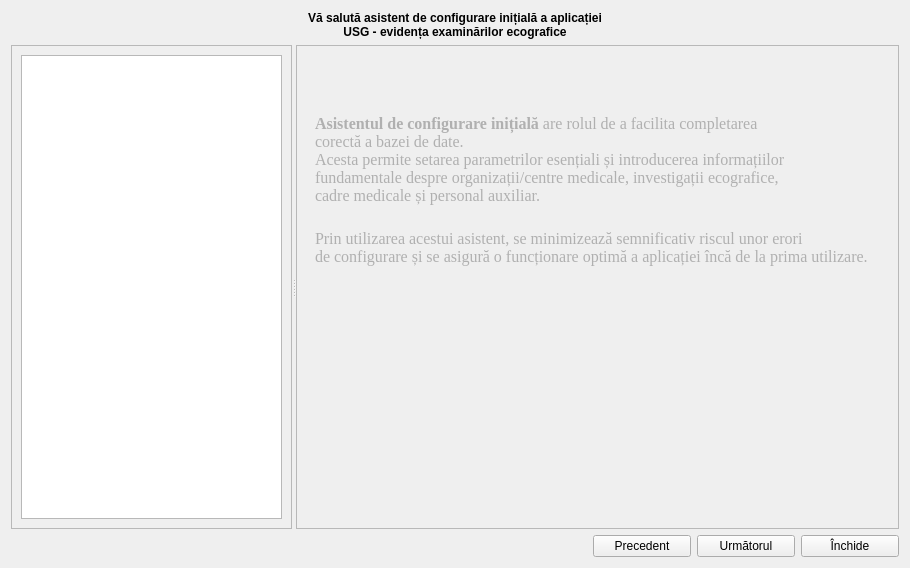
<?xml version="1.0" encoding="UTF-8"?>
<ui version="4.0">
 <class>FirstRunWizard</class>
 <widget class="QDialog" name="FirstRunWizard">
  <property name="geometry">
   <rect>
    <x>0</x>
    <y>0</y>
    <width>910</width>
    <height>568</height>
   </rect>
  </property>
  <property name="windowTitle">
   <string>Dialog</string>
  </property>
  <layout class="QGridLayout" name="gridLayout">
   <item row="0" column="0">
    <widget class="QLabel" name="label">
     <property name="sizePolicy">
      <sizepolicy hsizetype="Expanding" vsizetype="Preferred">
       <horstretch>0</horstretch>
       <verstretch>0</verstretch>
      </sizepolicy>
     </property>
     <property name="font">
      <font>
       <bold>true</bold>
      </font>
     </property>
     <property name="text">
      <string>&lt;html&gt;&lt;head/&gt;&lt;body&gt;&lt;p&gt;Vă salută asistent de configurare inițială a aplicației&lt;br/&gt;USG - evidența examinărilor ecografice&lt;/p&gt;&lt;/body&gt;&lt;/html&gt;</string>
     </property>
     <property name="alignment">
      <set>Qt::AlignCenter</set>
     </property>
    </widget>
   </item>
   <item row="1" column="0">
    <widget class="QSplitter" name="splitter">
     <property name="sizePolicy">
      <sizepolicy hsizetype="Expanding" vsizetype="Expanding">
       <horstretch>0</horstretch>
       <verstretch>0</verstretch>
      </sizepolicy>
     </property>
     <property name="orientation">
      <enum>Qt::Horizontal</enum>
     </property>
     <widget class="QFrame" name="frame">
      <property name="sizePolicy">
       <sizepolicy hsizetype="Expanding" vsizetype="Expanding">
        <horstretch>0</horstretch>
        <verstretch>0</verstretch>
       </sizepolicy>
      </property>
      <property name="maximumSize">
       <size>
        <width>16777215</width>
        <height>16777215</height>
       </size>
      </property>
      <property name="frameShape">
       <enum>QFrame::StyledPanel</enum>
      </property>
      <property name="frameShadow">
       <enum>QFrame::Raised</enum>
      </property>
      <layout class="QGridLayout" name="gridLayout_2">
       <item row="0" column="0">
        <widget class="QListView" name="listView">
         <property name="minimumSize">
          <size>
           <width>160</width>
           <height>0</height>
          </size>
         </property>
        </widget>
       </item>
      </layout>
     </widget>
     <widget class="QFrame" name="frame_2">
      <property name="frameShape">
       <enum>QFrame::StyledPanel</enum>
      </property>
      <property name="frameShadow">
       <enum>QFrame::Raised</enum>
      </property>
      <layout class="QGridLayout" name="gridLayout_3">
       <item row="0" column="0">
        <widget class="QStackedWidget" name="stackedWidget">
         <property name="currentIndex">
          <number>0</number>
         </property>
         <widget class="QWidget" name="page">
          <layout class="QGridLayout" name="gridLayout_4">
           <item row="0" column="0">
            <spacer name="verticalSpacer_2">
             <property name="orientation">
              <enum>Qt::Vertical</enum>
             </property>
             <property name="sizeType">
              <enum>QSizePolicy::Preferred</enum>
             </property>
             <property name="sizeHint" stdset="0">
              <size>
               <width>20</width>
               <height>50</height>
              </size>
             </property>
            </spacer>
           </item>
           <item row="2" column="0">
            <widget class="QLabel" name="label_10">
             <property name="font">
              <font>
               <family>Times New Roman</family>
               <pointsize>12</pointsize>
              </font>
             </property>
             <property name="styleSheet">
              <string notr="true">color: rgb(176, 176, 176);</string>
             </property>
             <property name="text">
              <string>&lt;br&gt;Prin utilizarea acestui asistent, se minimizează semnificativ riscul unor erori &lt;br&gt;de configurare și se asigură o funcționare optimă a aplicației încă de la prima utilizare.</string>
             </property>
             <property name="alignment">
              <set>Qt::AlignLeading|Qt::AlignLeft|Qt::AlignVCenter</set>
             </property>
            </widget>
           </item>
           <item row="1" column="0">
            <widget class="QLabel" name="label_9">
             <property name="font">
              <font>
               <family>Times New Roman</family>
               <pointsize>12</pointsize>
              </font>
             </property>
             <property name="styleSheet">
              <string notr="true">color: rgb(176, 176, 176);</string>
             </property>
             <property name="text">
              <string>&lt;html&gt;&lt;head/&gt;&lt;body&gt;&lt;p&gt;&lt;b&gt;Asistentul de configurare inițială&lt;/b&gt; are rolul de a facilita completarea &lt;br&gt;corectă a bazei de date.&lt;br&gt;Acesta permite setarea parametrilor esențiali și introducerea informațiilor
 &lt;br&gt;fundamentale despre organizații/centre medicale, investigații ecografice,&lt;br&gt; cadre medicale și personal auxiliar.&lt;/p&gt;&lt;/body&gt;&lt;/html&gt;</string>
             </property>
             <property name="alignment">
              <set>Qt::AlignLeading|Qt::AlignLeft|Qt::AlignVCenter</set>
             </property>
            </widget>
           </item>
           <item row="3" column="0">
            <spacer name="verticalSpacer">
             <property name="orientation">
              <enum>Qt::Vertical</enum>
             </property>
             <property name="sizeHint" stdset="0">
              <size>
               <width>20</width>
               <height>40</height>
              </size>
             </property>
            </spacer>
           </item>
          </layout>
         </widget>
         <widget class="QWidget" name="page_2">
          <layout class="QGridLayout" name="gridLayout_5">
           <item row="1" column="0">
            <widget class="QPushButton" name="btnLoadInvestigations">
             <property name="maximumSize">
              <size>
               <width>98</width>
               <height>16777215</height>
              </size>
             </property>
             <property name="layoutDirection">
              <enum>Qt::LeftToRight</enum>
             </property>
             <property name="text">
              <string>Încarcă</string>
             </property>
             <property name="icon">
              <iconset resource="../resource.qrc">
               <normaloff>:/img/right-arrow.png</normaloff>:/img/right-arrow.png</iconset>
             </property>
            </widget>
           </item>
           <item row="2" column="0" colspan="2">
            <widget class="QTableView" name="tableView"/>
           </item>
           <item row="1" column="1">
            <spacer name="horizontalSpacer_2">
             <property name="orientation">
              <enum>Qt::Horizontal</enum>
             </property>
             <property name="sizeHint" stdset="0">
              <size>
               <width>40</width>
               <height>20</height>
              </size>
             </property>
            </spacer>
           </item>
           <item row="3" column="0" colspan="2">
            <widget class="QProgressBar" name="progressBar">
             <property name="value">
              <number>24</number>
             </property>
            </widget>
           </item>
           <item row="0" column="0" colspan="2">
            <widget class="QLabel" name="label_3">
             <property name="sizePolicy">
              <sizepolicy hsizetype="Expanding" vsizetype="Preferred">
               <horstretch>0</horstretch>
               <verstretch>0</verstretch>
              </sizepolicy>
             </property>
             <property name="styleSheet">
              <string notr="true">color: rgb(0, 191, 255);</string>
             </property>
             <property name="text">
              <string>Clasificatorul ”Investigații”</string>
             </property>
             <property name="alignment">
              <set>Qt::AlignCenter</set>
             </property>
            </widget>
           </item>
          </layout>
         </widget>
         <widget class="QWidget" name="page_3">
          <layout class="QGridLayout" name="gridLayout_6">
           <item row="1" column="0">
            <widget class="QPushButton" name="btnLoadTypePrices">
             <property name="text">
              <string>Încarcă</string>
             </property>
             <property name="icon">
              <iconset resource="../resource.qrc">
               <normaloff>:/img/right-arrow.png</normaloff>:/img/right-arrow.png</iconset>
             </property>
            </widget>
           </item>
           <item row="1" column="1">
            <spacer name="horizontalSpacer_3">
             <property name="orientation">
              <enum>Qt::Horizontal</enum>
             </property>
             <property name="sizeHint" stdset="0">
              <size>
               <width>40</width>
               <height>20</height>
              </size>
             </property>
            </spacer>
           </item>
           <item row="2" column="0" colspan="2">
            <widget class="QTableView" name="tableView_typePrices"/>
           </item>
           <item row="0" column="0" colspan="2">
            <widget class="QLabel" name="label_4">
             <property name="styleSheet">
              <string notr="true">color: rgb(0, 191, 255);</string>
             </property>
             <property name="text">
              <string>Catalogul &quot;Tipul preturilor&quot;</string>
             </property>
             <property name="alignment">
              <set>Qt::AlignCenter</set>
             </property>
            </widget>
           </item>
          </layout>
         </widget>
         <widget class="QWidget" name="page_4">
          <layout class="QGridLayout" name="gridLayout_7">
           <item row="0" column="0">
            <widget class="QLabel" name="label_5">
             <property name="styleSheet">
              <string notr="true">color: rgb(0, 191, 255);</string>
             </property>
             <property name="text">
              <string>Catalogul &quot;Utilizatori&quot;</string>
             </property>
             <property name="alignment">
              <set>Qt::AlignCenter</set>
             </property>
            </widget>
           </item>
           <item row="2" column="0">
            <widget class="QTableView" name="tableView_users"/>
           </item>
           <item row="1" column="0">
            <layout class="QHBoxLayout" name="horizontalLayout_2">
             <item>
              <widget class="QToolButton" name="btnAdd_users">
               <property name="text">
                <string>...</string>
               </property>
               <property name="icon">
                <iconset resource="../resource.qrc">
                 <normaloff>:/img/add_x32.png</normaloff>:/img/add_x32.png</iconset>
               </property>
              </widget>
             </item>
             <item>
              <widget class="QToolButton" name="btnEdit_users">
               <property name="text">
                <string>...</string>
               </property>
               <property name="icon">
                <iconset resource="../resource.qrc">
                 <normaloff>:/img/edit_x32.png</normaloff>:/img/edit_x32.png</iconset>
               </property>
              </widget>
             </item>
             <item>
              <widget class="QToolButton" name="btnRemove_users">
               <property name="text">
                <string>...</string>
               </property>
               <property name="icon">
                <iconset resource="../resource.qrc">
                 <normaloff>:/img/clear_x32.png</normaloff>:/img/clear_x32.png</iconset>
               </property>
              </widget>
             </item>
             <item>
              <spacer name="horizontalSpacer_4">
               <property name="orientation">
                <enum>Qt::Horizontal</enum>
               </property>
               <property name="sizeHint" stdset="0">
                <size>
                 <width>40</width>
                 <height>20</height>
                </size>
               </property>
              </spacer>
             </item>
            </layout>
           </item>
          </layout>
         </widget>
         <widget class="QWidget" name="page_6">
          <layout class="QGridLayout" name="gridLayout_9">
           <item row="2" column="0">
            <widget class="QTableView" name="tableView_doctors"/>
           </item>
           <item row="0" column="0">
            <widget class="QLabel" name="label_7">
             <property name="styleSheet">
              <string notr="true">color: rgb(0, 191, 255);</string>
             </property>
             <property name="text">
              <string>Catalogul &quot;Doctori&quot;</string>
             </property>
             <property name="alignment">
              <set>Qt::AlignCenter</set>
             </property>
            </widget>
           </item>
           <item row="1" column="0">
            <layout class="QHBoxLayout" name="horizontalLayout_3">
             <item>
              <widget class="QToolButton" name="btnAdd_doctors">
               <property name="text">
                <string>...</string>
               </property>
               <property name="icon">
                <iconset resource="../resource.qrc">
                 <normaloff>:/img/add_x32.png</normaloff>:/img/add_x32.png</iconset>
               </property>
              </widget>
             </item>
             <item>
              <widget class="QToolButton" name="btnEdit_doctors">
               <property name="text">
                <string>...</string>
               </property>
               <property name="icon">
                <iconset resource="../resource.qrc">
                 <normaloff>:/img/write.png</normaloff>:/img/write.png</iconset>
               </property>
              </widget>
             </item>
             <item>
              <widget class="QToolButton" name="btnRemove_doctors">
               <property name="text">
                <string>...</string>
               </property>
               <property name="icon">
                <iconset resource="../resource.qrc">
                 <normaloff>:/img/clear_x32.png</normaloff>:/img/clear_x32.png</iconset>
               </property>
              </widget>
             </item>
             <item>
              <spacer name="horizontalSpacer_5">
               <property name="orientation">
                <enum>Qt::Horizontal</enum>
               </property>
               <property name="sizeHint" stdset="0">
                <size>
                 <width>40</width>
                 <height>20</height>
                </size>
               </property>
              </spacer>
             </item>
            </layout>
           </item>
          </layout>
         </widget>
         <widget class="QWidget" name="page_7">
          <layout class="QGridLayout" name="gridLayout_10">
           <item row="2" column="0">
            <widget class="QTableView" name="tableView_nurses"/>
           </item>
           <item row="0" column="0">
            <widget class="QLabel" name="label_8">
             <property name="styleSheet">
              <string notr="true">color: rgb(0, 191, 255);</string>
             </property>
             <property name="text">
              <string>Catalogul &quot;As.medicale&quot;</string>
             </property>
             <property name="alignment">
              <set>Qt::AlignCenter</set>
             </property>
            </widget>
           </item>
           <item row="1" column="0">
            <layout class="QHBoxLayout" name="horizontalLayout_4">
             <item>
              <widget class="QToolButton" name="btnAdd_nurses">
               <property name="text">
                <string>...</string>
               </property>
               <property name="icon">
                <iconset resource="../resource.qrc">
                 <normaloff>:/img/add_x32.png</normaloff>:/img/add_x32.png</iconset>
               </property>
              </widget>
             </item>
             <item>
              <widget class="QToolButton" name="btnEdit_nurses">
               <property name="text">
                <string>...</string>
               </property>
               <property name="icon">
                <iconset resource="../resource.qrc">
                 <normaloff>:/img/write.png</normaloff>:/img/write.png</iconset>
               </property>
              </widget>
             </item>
             <item>
              <widget class="QToolButton" name="btnRemove_nurses">
               <property name="text">
                <string>...</string>
               </property>
               <property name="icon">
                <iconset resource="../resource.qrc">
                 <normaloff>:/img/clear_x32.png</normaloff>:/img/clear_x32.png</iconset>
               </property>
              </widget>
             </item>
             <item>
              <spacer name="horizontalSpacer_6">
               <property name="orientation">
                <enum>Qt::Horizontal</enum>
               </property>
               <property name="sizeHint" stdset="0">
                <size>
                 <width>40</width>
                 <height>20</height>
                </size>
               </property>
              </spacer>
             </item>
            </layout>
           </item>
          </layout>
         </widget>
         <widget class="QWidget" name="page_5">
          <layout class="QGridLayout" name="gridLayout_8">
           <item row="0" column="0">
            <widget class="QLabel" name="label_6">
             <property name="styleSheet">
              <string notr="true">color: rgb(0, 191, 255);</string>
             </property>
             <property name="text">
              <string>Catalogul &quot;Organizatii / Centre medicale&quot;</string>
             </property>
             <property name="alignment">
              <set>Qt::AlignCenter</set>
             </property>
            </widget>
           </item>
           <item row="2" column="0">
            <widget class="QTableView" name="tableView_organizations"/>
           </item>
           <item row="1" column="0">
            <layout class="QHBoxLayout" name="horizontalLayout_5">
             <item>
              <widget class="QToolButton" name="btnAdd_organizations">
               <property name="text">
                <string>...</string>
               </property>
               <property name="icon">
                <iconset resource="../resource.qrc">
                 <normaloff>:/img/add_x32.png</normaloff>:/img/add_x32.png</iconset>
               </property>
              </widget>
             </item>
             <item>
              <widget class="QToolButton" name="btnEdit_organizations">
               <property name="text">
                <string>...</string>
               </property>
               <property name="icon">
                <iconset resource="../resource.qrc">
                 <normaloff>:/img/write.png</normaloff>:/img/write.png</iconset>
               </property>
              </widget>
             </item>
             <item>
              <widget class="QToolButton" name="btnRemove_organizations">
               <property name="text">
                <string>...</string>
               </property>
               <property name="icon">
                <iconset resource="../resource.qrc">
                 <normaloff>:/img/clear_x32.png</normaloff>:/img/clear_x32.png</iconset>
               </property>
              </widget>
             </item>
             <item>
              <spacer name="horizontalSpacer_7">
               <property name="orientation">
                <enum>Qt::Horizontal</enum>
               </property>
               <property name="sizeHint" stdset="0">
                <size>
                 <width>40</width>
                 <height>20</height>
                </size>
               </property>
              </spacer>
             </item>
            </layout>
           </item>
          </layout>
         </widget>
        </widget>
       </item>
      </layout>
     </widget>
    </widget>
   </item>
   <item row="2" column="0">
    <layout class="QHBoxLayout" name="horizontalLayout">
     <item>
      <spacer name="horizontalSpacer">
       <property name="orientation">
        <enum>Qt::Horizontal</enum>
       </property>
       <property name="sizeHint" stdset="0">
        <size>
         <width>40</width>
         <height>20</height>
        </size>
       </property>
      </spacer>
     </item>
     <item>
      <widget class="QPushButton" name="btnBack">
       <property name="minimumSize">
        <size>
         <width>98</width>
         <height>0</height>
        </size>
       </property>
       <property name="text">
        <string>Precedent</string>
       </property>
       <property name="icon">
        <iconset resource="../resource.qrc">
         <normaloff>:/img/oxygen/go-previous.png</normaloff>:/img/oxygen/go-previous.png</iconset>
       </property>
      </widget>
     </item>
     <item>
      <widget class="QPushButton" name="btnNext">
       <property name="minimumSize">
        <size>
         <width>98</width>
         <height>0</height>
        </size>
       </property>
       <property name="layoutDirection">
        <enum>Qt::RightToLeft</enum>
       </property>
       <property name="text">
        <string>Următorul</string>
       </property>
       <property name="icon">
        <iconset resource="../resource.qrc">
         <normaloff>:/img/oxygen/go-next.png</normaloff>:/img/oxygen/go-next.png</iconset>
       </property>
      </widget>
     </item>
     <item>
      <widget class="QPushButton" name="btnClose">
       <property name="minimumSize">
        <size>
         <width>98</width>
         <height>0</height>
        </size>
       </property>
       <property name="text">
        <string>Închide</string>
       </property>
       <property name="icon">
        <iconset resource="../resource.qrc">
         <normaloff>:/img/close_x32.png</normaloff>:/img/close_x32.png</iconset>
       </property>
      </widget>
     </item>
    </layout>
   </item>
  </layout>
 </widget>
 <resources>
  <include location="../resource.qrc"/>
 </resources>
 <connections/>
</ui>
